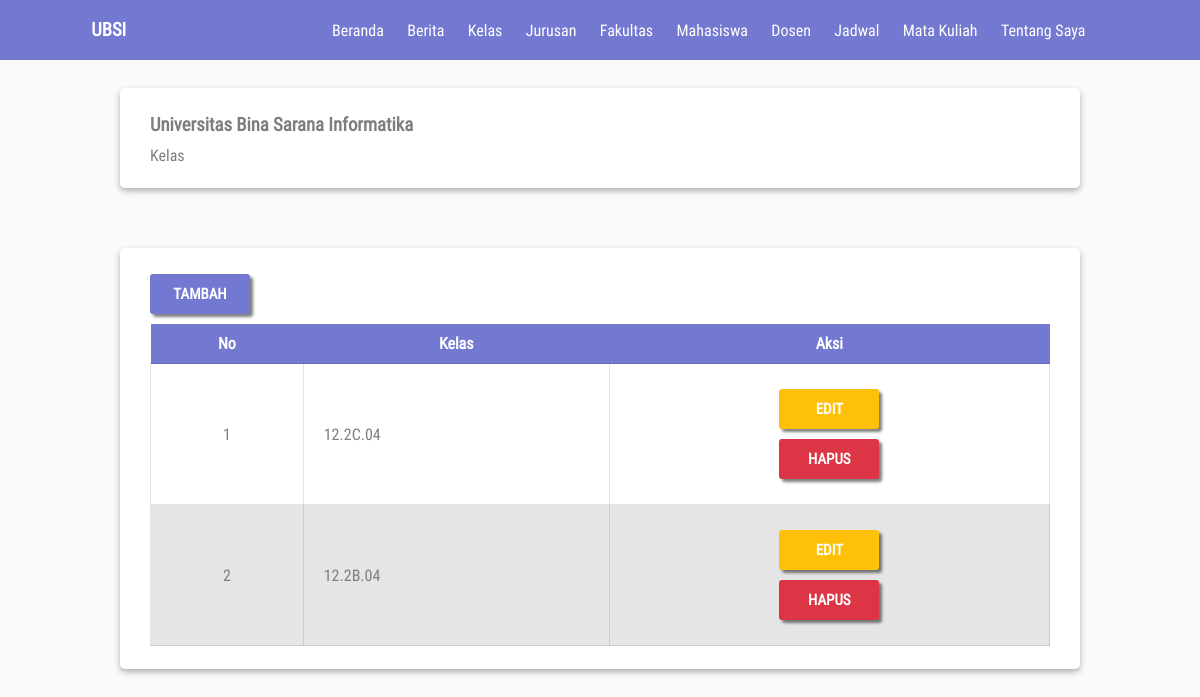
Before: /views/admin/kelas.php (signed in) with the older database file.
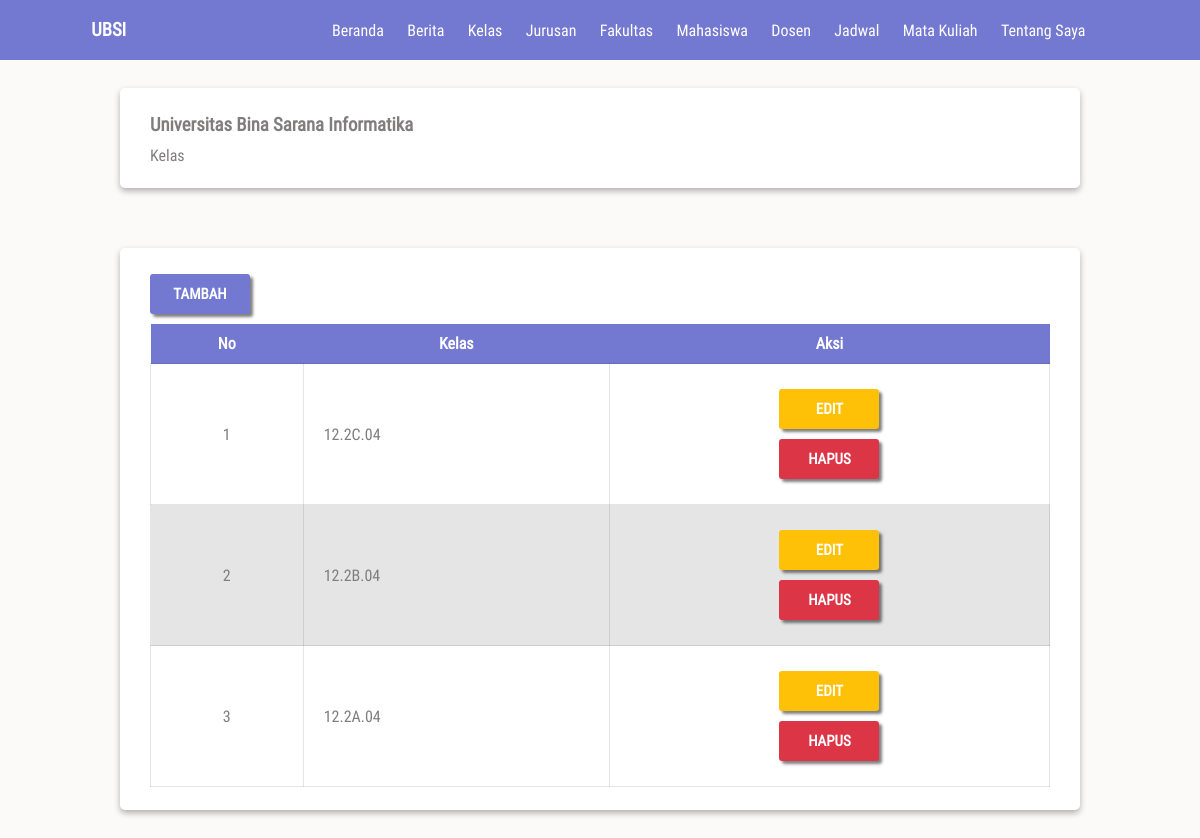
After: the same page with the newer database file.
### tables this page shows
CREATE TABLE `kelas` (
  `idKelas` char(15) NOT NULL,
  `namaKelas` varchar(50) NOT NULL,
  PRIMARY KEY (`idKelas`)
);

### views/admin/kelas.php (the view, shortened to what this page needs)
<?php
include('../../component/koneksi.php');
include('../umum/menu.php');
$query = mysqli_query($kon, "SELECT * FROM kelas ORDER BY idKelas DESC");
if (mysqli_num_rows($query) > 0) {
  $no = 0;
  while ($row = mysqli_fetch_array($query)) {
  $no++;
  $tr.= "
          <tr>
            <td>$no</td>
            <td>{$row['namaKelas']}</td>
            <td>
              <div class='row'>
                <a href='edit-kelas.php?id={$row['idKelas']}' class='btn bg-warning'>Edit</a>
                <a href='hapus_kelas.php?id={$row['idKelas']}' class='btn bg-danger'>Hapus</a>
              </div>
            </td>
          </tr>
  ";
}
} else {
  $info="
          <tr>
            <td colspan='100'>Data Masih Kosong</td>
          </tr>
  ";
}
?>
<!DOCTYPE html>
<html lang="en">
<head>
  <link rel="stylesheet" href="../../public/css/style.css">
</head>
<body>
  <nav>
    <h3 class="logo">ubsi</h3>
    <?= $menu; ?>
  </nav>
  <div class="container top-28">
    <div class="card">
      <div class="card-body">
        <h3>Universitas Bina Sarana Informatika</h3>
        <p>Kelas</p>
      </div>
    </div>
    <div class="card">
      <div class="card-body">
        <div class="row">
          <a href="tambah-kelas.php" class="btn bottom">Tambah</a>
        </div>
        <table class="table">
          <tr>
            <th>No</th>
            <th>Kelas</th>
            <th>Aksi</th>
          </tr>
          <?= $tr; ?>
        </table>
      </div>
    </div>
  </div>
</body>
</html>

Changed rows visible on the page:
added kelas: namaKelas "12.2A.04"
